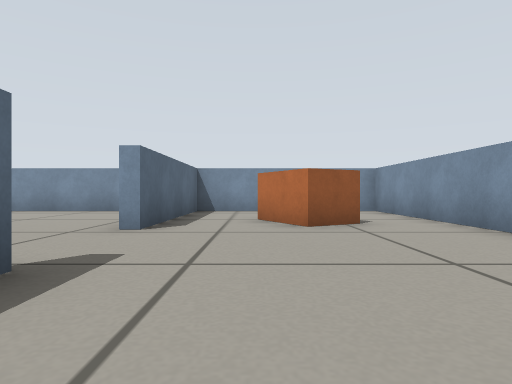
[1] (above)

18 first-person views from a walk through a robot-simulator world made for Gazebo. The camera is 0.27 m above the floor, looks level and sees 75° across. The floor is counted in squares, 0.5 m on a side. Each view is taken from the middle of a square. On the plan, view 1 faces up. The plan holds only what a view shows up to about 9 squares ahead; the rest is blank.

[2]
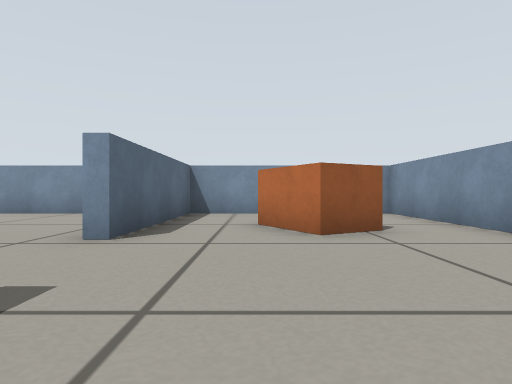

[3]
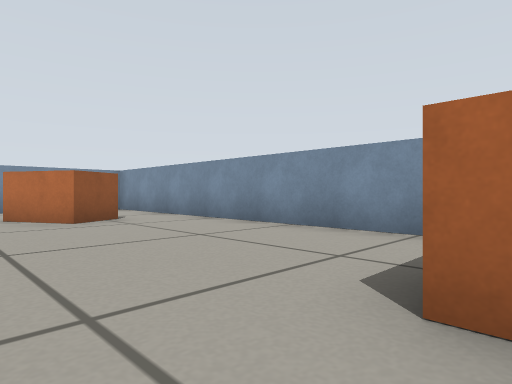

[4]
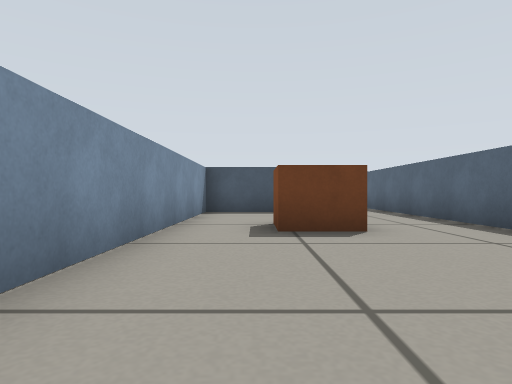

[5]
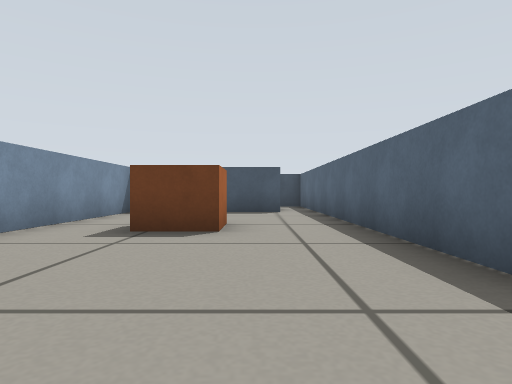

[6]
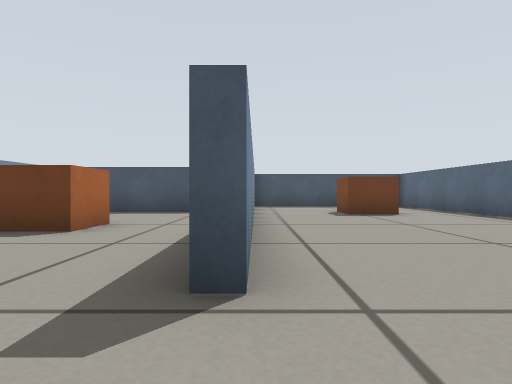

[7]
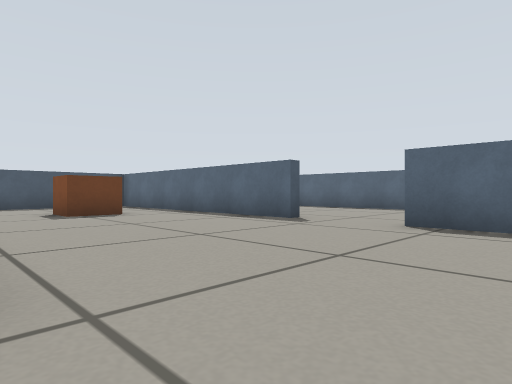

[8]
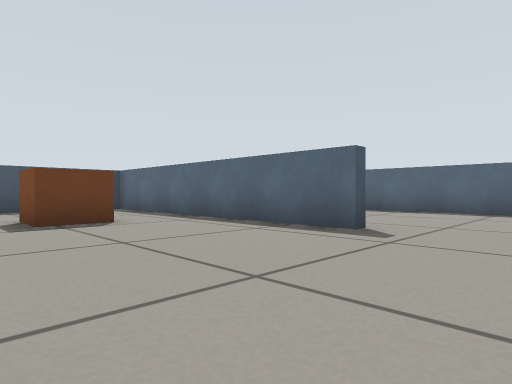

[9]
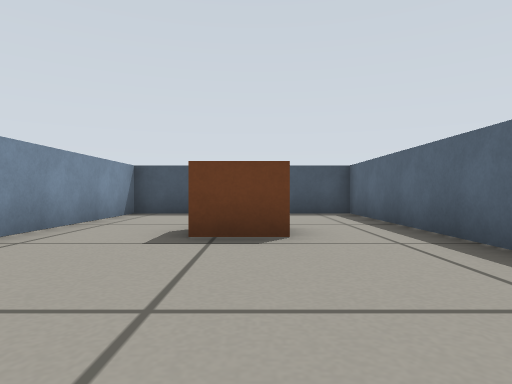

[10]
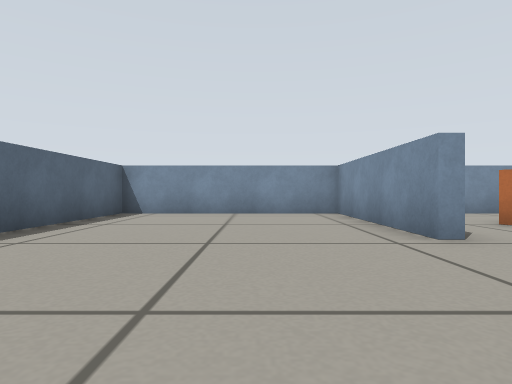

[11]
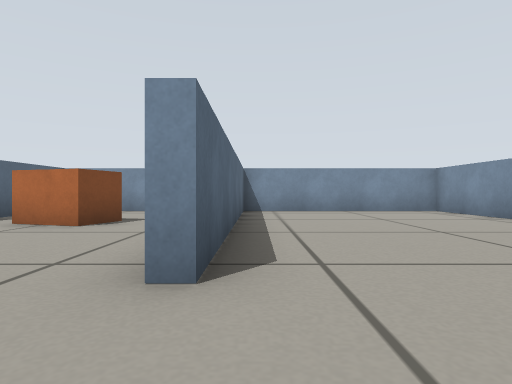

[12]
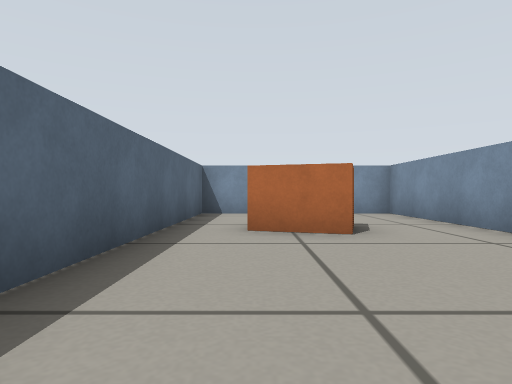

[13]
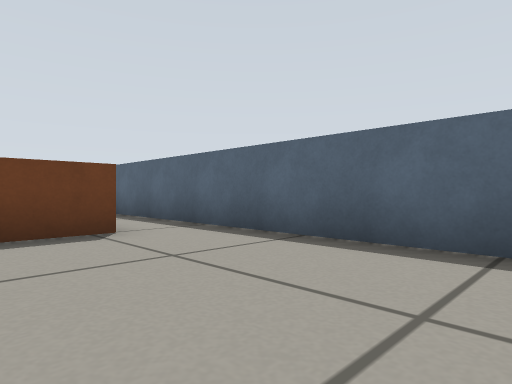

[14]
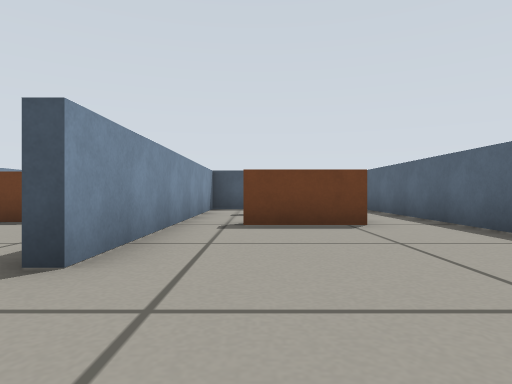

[15]
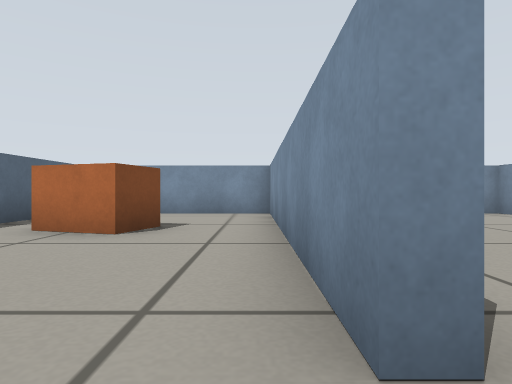

[16]
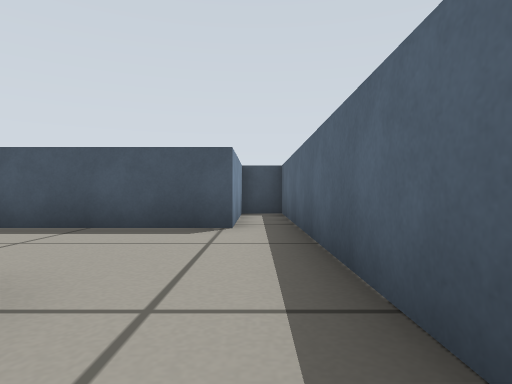

[17]
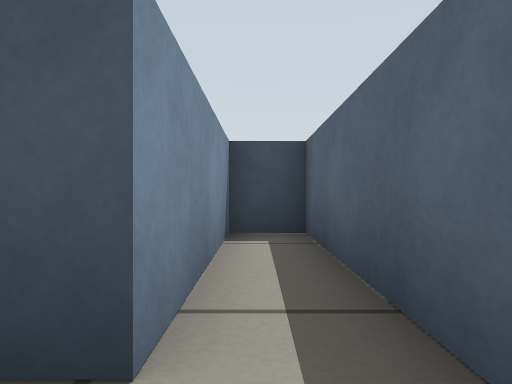

[18]
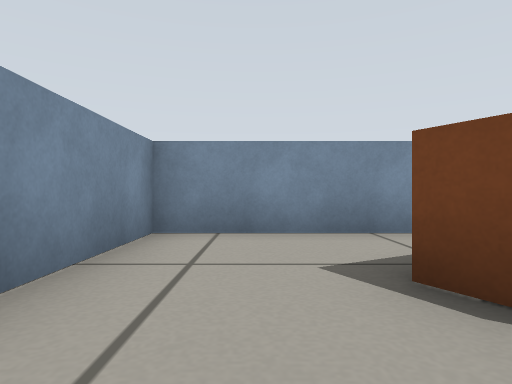

### Floor plan
Points are (right, up) in squares from view 1. A wall is a line through its corners. A room is listed if a view was taken in it or the views show most of it. See-through windows are left out.
Room 1 (views 1, 2, 3, 4, 5, 6, 7, 16, 17, 18)
walls: (-1.7, 2.2) (-1.7, -8.3) (-0.7, -8.3) (-0.7, -4.9) (3.4, -4.9) (3.4, 9.3) (-1.7, 9.3) (-1.7, 4.8)
ways out: opening at (-2, 3.5) to room 2
objects: orange box (0, 5) to (2, 7); orange box (1, -1)
Room 2 (views 8, 9, 10, 11)
walls: (-7.6, -0.3) (-7.4, -0.3) (-7.4, -8.3) (-1.9, -8.3) (-1.9, -3.9); (-1.9, -0.4) (-1.9, 2.1); (-1.9, 4.8) (-1.9, 9.3) (-7.4, 9.3) (-7.4, 2) (-7.6, 2)
ways out: opening at (-2, 3.5) to room 1; opening at (-7, 0.5) to room 3
objects: orange box (-5, -5) to (-4, -4)
Room 3 (views 12, 13, 14, 15)
walls: (-7.6, 2) (-7.6, 9.3) (-12.4, 9.3) (-12.4, 2.8); (-12.4, 0.9) (-12.4, -7.2); (-10.9, -3.4) (-8.8, -3.4); (-7.6, -3.5) (-7.6, -0.3)
ways out: opening at (-7, 0.5) to room 2; opening at (-8, -4)
objects: orange box (-11, 5) to (-10, 6)

Positions as (right, up) in squares from view 1, and headings:
1: (0, 0), facing up
2: (0, 1), facing up
3: (-1, -1), facing up-right
4: (2, 4), facing down
5: (0, 4), facing down
6: (-2, 4), facing down
7: (-2, 4), facing down-left
8: (-3, 2), facing down-left
9: (-5, 0), facing down
10: (-4, 1), facing up
11: (-7, 0), facing up
12: (-11, 1), facing up
13: (-9, 1), facing down-left
14: (-9, 2), facing down
15: (-8, 1), facing up
16: (-1, 0), facing down
17: (-1, -4), facing down
18: (-1, 8), facing right
